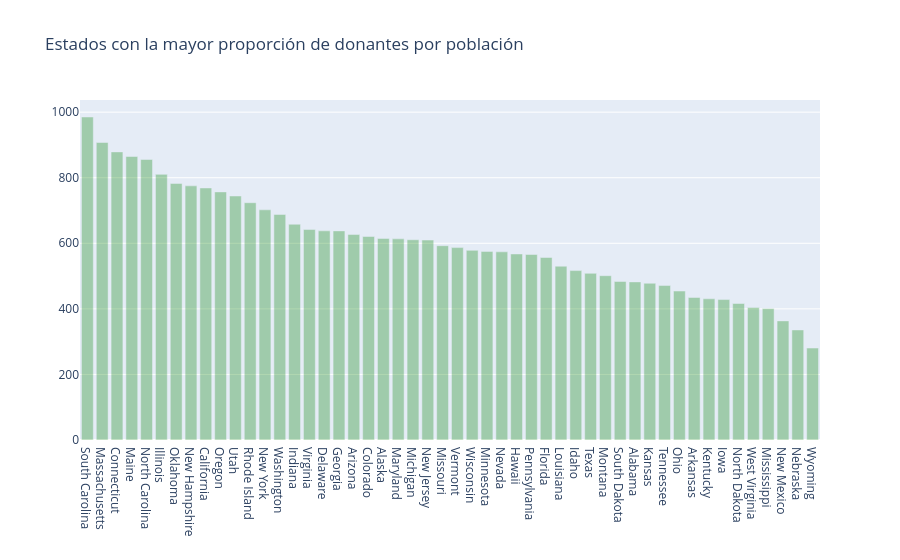

Notebook cell for this chart:
### Markdown cell above
## 2.3 Estados con la mayor proporción de donantes por población

### Code cell
# Población por estado según el censo de 2013
census_2013 = {'Mississippi': 2991207, 'Iowa': 3090416, 'Oklahoma': 3850568, 'Delaware': 925749, 'Minnesota': 5420380, 'Alaska': 735132, 'Illinois': 12882135, 'Arkansas': 2959373, 'New Mexico': 2085287, 'Indiana': 6570902, 'Maryland': 5928814, 'Louisiana': 4625470, 'Texas': 26448193, 'Wyoming': 582658, 'Arizona': 6626624, 'Wisconsin': 5742713, 'Michigan': 9895622, 'Kansas': 2893957, 'Utah': 2900872, 'Virginia': 8260405, 'Oregon': 3930065, 'Connecticut': 3596080, 'New York': 19651127, 'California': 38332521, 'Massachusetts': 6692824, 'West Virginia': 1854304, 'South Carolina': 4774839, 'New Hampshire': 1323459, 'Vermont': 626630, 'Georgia': 9992167, 'North Dakota': 723393, 'Pennsylvania': 12773801, 'Florida': 19552860, 'Hawaii': 1404054, 'Kentucky': 4395295, 'Rhode Island': 1051511, 'Nebraska': 1868516, 'Missouri': 6044171, 'Ohio': 11570808, 'Alabama': 4833722, 'South Dakota': 844877, 'Colorado': 5268367, 'Idaho': 1612136, 'New Jersey': 8899339, 'Washington': 6971406, 'North Carolina': 9848060, 'Tennessee': 6495978, 'Montana': 1015165, 'District of Columbia': 646449, 'Nevada': 2790136, 'Maine': 1328302}

# Contar la cantidad de donantes por estado a partir del DataFrame original
donors_from_states = dict(donors_df['Donor State'].value_counts())

don_pop = {}
for state, don in donors_from_states.items():
    # Si el estado no está en el diccionario del censo, se ignora
    if state not in census_2013:
        continue
    # Calcular la tasa de donantes por cada 100,000 habitantes
    don_pop[state] = float(don) * 100000 / census_2013[state]

import operator
# Ordenar los estados de mayor a menor según su tasa de donantes
don_pop = sorted(don_pop.items(), key=operator.itemgetter(1), reverse=True)

# Extraer los nombres de los estados (xx) y las tasas (yy), omitiendo el primer elemento [1:]
xx = [x[0] for x in (don_pop)][1:]
yy = [x[1] for x in (don_pop)][1:]

# Configurar el gráfico de barras con Plotly
trace2 = go.Bar(
    x=xx,
    y=yy,
    name='Donantes por población',
    marker=dict(color='green'),
    opacity=0.3)

data = [trace2]

# Configurar el diseño (layout) del gráfico
layout = go.Layout(
    barmode='group',
    legend=dict(dict(x=-.1, y=1.2)),
    margin=dict(b=120),
    title='Estados con la mayor proporción de donantes por población',)

# Crear y mostrar la figura
fig = go.Figure(data=data, layout=layout)
iplot(fig, filename='barras-agrupadas')

### Figure 1 — Plotly figure (JSON) as saved in the notebook; plotly's stock layout.template omitted (floating-point values rounded to 4 significant figures)
{"data": [{"marker": {"color": "green"}, "name": "Donantes por población", "opacity": 0.3, "type": "bar", "x": ["South Carolina", "Massachusetts", "Connecticut", "Maine", "North Carolina", "Illinois", "Oklahoma", "New Hampshire", "California", "Oregon", "Utah", "Rhode Island", "New York", "Washington", "Indiana", "Virginia", "Delaware", "Georgia", "Arizona", "Colorado", "Alaska", "Maryland", "Michigan", "New Jersey", "Missouri", "Vermont", "Wisconsin", "Minnesota", "Nevada", "Hawaii", "Pennsylvania", "Florida", "Louisiana", "Idaho", "Texas", "Montana", "South Dakota", "Alabama", "Kansas", "Tennessee", "Ohio", "Arkansas", "Kentucky", "Iowa", "North Dakota", "West Virginia", "Mississippi", "New Mexico", "Nebraska", "Wyoming"], "y": [985.2, 907.4, 878.8, 864.7, 855.5, 810.3, 782.6, 775.2, 768.8, 756.8, 744.2, 723.7, 702.0, 688.0, 658.0, 641.9, 638.0, 637.8, 626.7, 620.8, 614.7, 613.5, 610.7, 609.8, 592.6, 586.8, 578.4, 575.3, 574.0, 567.4, 565.8, 556.6, 530.1, 516.7, 508.3, 501.2, 483.4, 482.3, 478.1, 471.1, 454.3, 434.8, 430.7, 428.4, 416.4, 404.3, 401.1, 363.3, 335.7, 280.4]}], "layout": {"barmode": "group", "legend": {"x": -0.1, "y": 1.2}, "margin": {"b": 120}, "title": {"text": "Estados con la mayor proporción de donantes por población"}}}
